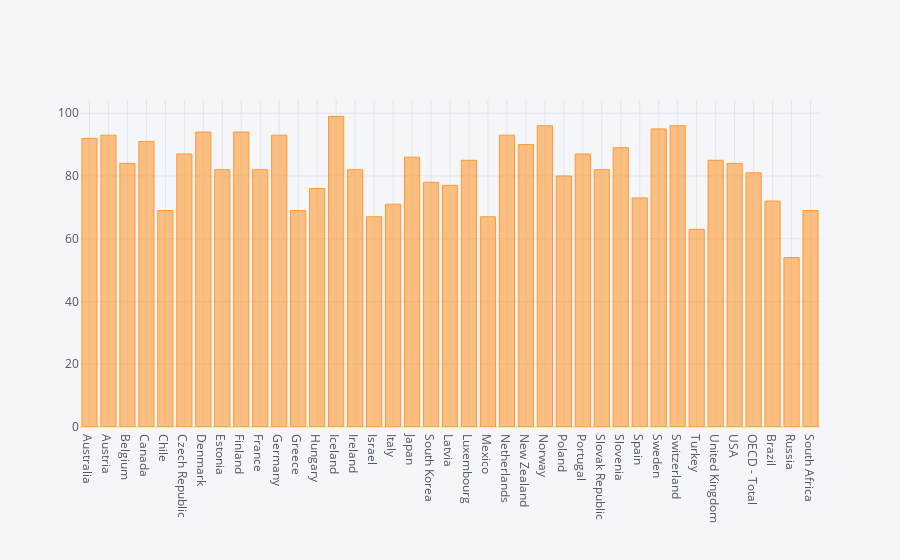

Notebook cell for this chart:
### Code cell
df.set_index('Country')['Water quality as pct'].iplot(kind='bar')

### Figure 1 — Plotly figure (JSON) as saved in the notebook; plotly's stock layout.template omitted (floating-point values rounded to 4 significant figures)
{"data": [{"marker": {"color": "rgba(255, 153, 51, 0.6)", "line": {"color": "rgba(255, 153, 51, 1.0)", "width": 1}}, "name": "Water quality as pct", "orientation": "v", "text": "", "type": "bar", "x": ["Australia", "Austria", "Belgium", "Canada", "Chile", "Czech Republic", "Denmark", "Estonia", "Finland", "France", "Germany", "Greece", "Hungary", "Iceland", "Ireland", "Israel", "Italy", "Japan", "South Korea", "Latvia", "Luxembourg", "Mexico", "Netherlands", "New Zealand", "Norway", "Poland", "Portugal", "Slovak Republic", "Slovenia", "Spain", "Sweden", "Switzerland", "Turkey", "United Kingdom", "USA", "OECD - Total", "Brazil", "Russia", "South Africa"], "y": [92, 93, 84, 91, 69, 87, 94, 82, 94, 82, 93, 69, 76, 99, 82, 67, 71, 86, 78, 77, 85, 67, 93, 90, 96, 80, 87, 82, 89, 73, 95, 96, 63, 85, 84, 81, 72, 54, 69]}], "layout": {"legend": {"bgcolor": "#F5F6F9", "font": {"color": "#4D5663"}}, "paper_bgcolor": "#F5F6F9", "plot_bgcolor": "#F5F6F9", "title": {"font": {"color": "#4D5663"}}, "xaxis": {"gridcolor": "#E1E5ED", "showgrid": true, "tickfont": {"color": "#4D5663"}, "title": {"font": {"color": "#4D5663"}, "text": ""}, "zerolinecolor": "#E1E5ED"}, "yaxis": {"gridcolor": "#E1E5ED", "showgrid": true, "tickfont": {"color": "#4D5663"}, "title": {"font": {"color": "#4D5663"}, "text": ""}, "zerolinecolor": "#E1E5ED"}}}
